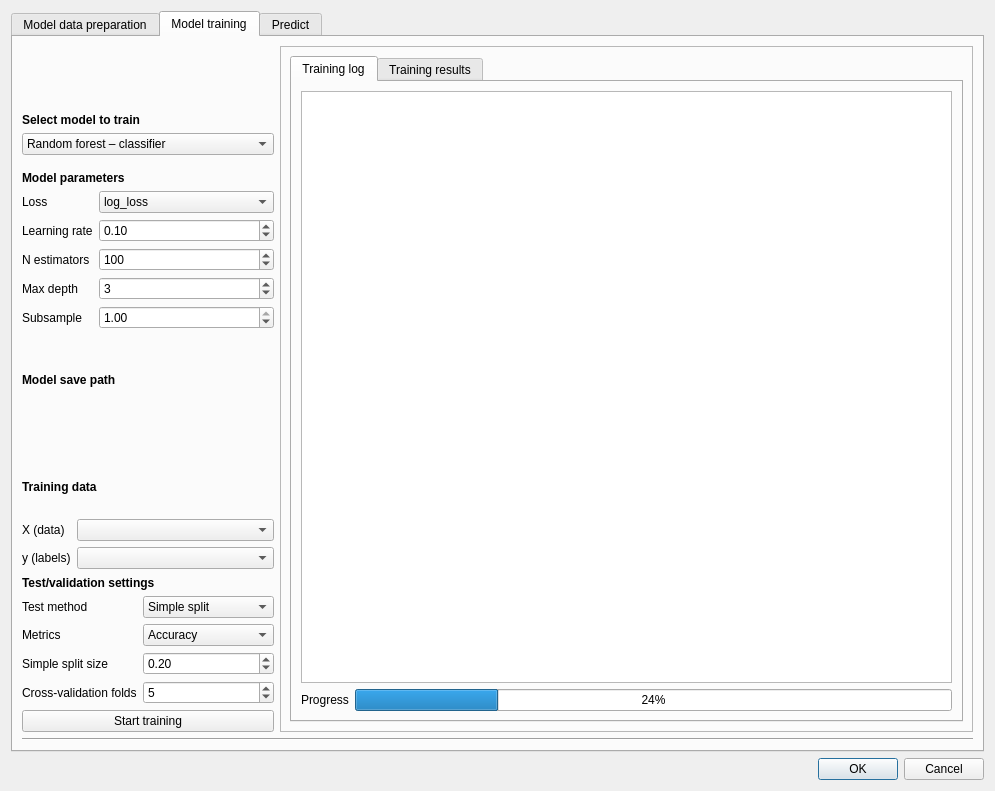
<?xml version="1.0" encoding="UTF-8"?>
<ui version="4.0">
 <class>Dialog</class>
 <widget class="QDialog" name="Dialog">
  <property name="geometry">
   <rect>
    <x>0</x>
    <y>0</y>
    <width>995</width>
    <height>791</height>
   </rect>
  </property>
  <property name="windowTitle">
   <string>Dialog</string>
  </property>
  <layout class="QVBoxLayout" name="verticalLayout">
   <item>
    <widget class="QTabWidget" name="tabWidget">
     <property name="currentIndex">
      <number>1</number>
     </property>
     <widget class="QWidget" name="tab_3">
      <attribute name="title">
       <string>Model data preparation</string>
      </attribute>
      <widget class="QLabel" name="label_8">
       <property name="geometry">
        <rect>
         <x>30</x>
         <y>80</y>
         <width>271</width>
         <height>17</height>
        </rect>
       </property>
       <property name="text">
        <string>Optional guidance based on model?</string>
       </property>
      </widget>
      <widget class="QComboBox" name="comboBox_4">
       <property name="geometry">
        <rect>
         <x>30</x>
         <y>30</y>
         <width>289</width>
         <height>25</height>
        </rect>
       </property>
       <item>
        <property name="text">
         <string>Random forest</string>
        </property>
       </item>
       <item>
        <property name="text">
         <string>Logistic regression</string>
        </property>
       </item>
       <item>
        <property name="text">
         <string>Gradient boosting</string>
        </property>
       </item>
      </widget>
      <widget class="QFrame" name="frame_2">
       <property name="geometry">
        <rect>
         <x>10</x>
         <y>320</y>
         <width>622</width>
         <height>370</height>
        </rect>
       </property>
       <property name="sizePolicy">
        <sizepolicy hsizetype="Preferred" vsizetype="Expanding">
         <horstretch>0</horstretch>
         <verstretch>0</verstretch>
        </sizepolicy>
       </property>
       <property name="frameShape">
        <enum>QFrame::StyledPanel</enum>
       </property>
       <property name="frameShadow">
        <enum>QFrame::Raised</enum>
       </property>
       <widget class="QLabel" name="label_9">
        <property name="geometry">
         <rect>
          <x>310</x>
          <y>20</y>
          <width>181</width>
          <height>17</height>
         </rect>
        </property>
        <property name="text">
         <string>Training data preparation</string>
        </property>
       </widget>
       <widget class="QWidget" name="layoutWidget_5">
        <property name="geometry">
         <rect>
          <x>20</x>
          <y>50</y>
          <width>102</width>
          <height>213</height>
         </rect>
        </property>
        <layout class="QVBoxLayout" name="verticalLayout_13">
         <item>
          <widget class="QPushButton" name="pushButton_3">
           <property name="text">
            <string>Binary</string>
           </property>
          </widget>
         </item>
         <item>
          <widget class="QPushButton" name="pushButton_4">
           <property name="text">
            <string>Min-max</string>
           </property>
          </widget>
         </item>
         <item>
          <widget class="QPushButton" name="pushButton_7">
           <property name="text">
            <string>Clip</string>
           </property>
          </widget>
         </item>
         <item>
          <widget class="QPushButton" name="pushButton_5">
           <property name="text">
            <string>Log</string>
           </property>
          </widget>
         </item>
         <item>
          <widget class="QPushButton" name="pushButton_6">
           <property name="text">
            <string>Winsorize</string>
           </property>
          </widget>
         </item>
         <item>
          <widget class="QPushButton" name="pushButton_8">
           <property name="text">
            <string>Z-score norm.</string>
           </property>
          </widget>
         </item>
         <item>
          <widget class="QPushButton" name="pushButton_9">
           <property name="text">
            <string>Sigmoid</string>
           </property>
          </widget>
         </item>
        </layout>
       </widget>
       <widget class="QLabel" name="label_2">
        <property name="geometry">
         <rect>
          <x>20</x>
          <y>20</y>
          <width>151</width>
          <height>17</height>
         </rect>
        </property>
        <property name="text">
         <string>Data transformations</string>
        </property>
       </widget>
       <widget class="Line" name="line_2">
        <property name="geometry">
         <rect>
          <x>270</x>
          <y>10</y>
          <width>20</width>
          <height>351</height>
         </rect>
        </property>
        <property name="orientation">
         <enum>Qt::Vertical</enum>
        </property>
       </widget>
       <widget class="QWidget" name="layoutWidget_6">
        <property name="geometry">
         <rect>
          <x>310</x>
          <y>60</y>
          <width>222</width>
          <height>151</height>
         </rect>
        </property>
        <layout class="QVBoxLayout" name="verticalLayout_14">
         <item>
          <widget class="QPushButton" name="pushButton_12">
           <property name="enabled">
            <bool>false</bool>
           </property>
           <property name="text">
            <string>Balance classes (SMOTETomek)</string>
           </property>
          </widget>
         </item>
         <item>
          <widget class="QPushButton" name="pushButton_13">
           <property name="enabled">
            <bool>false</bool>
           </property>
           <property name="text">
            <string>Generate negatives</string>
           </property>
          </widget>
         </item>
         <item>
          <widget class="QPushButton" name="pushButton_14">
           <property name="enabled">
            <bool>false</bool>
           </property>
           <property name="text">
            <string>Train-test split</string>
           </property>
          </widget>
         </item>
         <item>
          <widget class="QPushButton" name="pushButton_15">
           <property name="enabled">
            <bool>false</bool>
           </property>
           <property name="text">
            <string>Combine datasets</string>
           </property>
          </widget>
         </item>
         <item>
          <widget class="QPushButton" name="pushButton_10">
           <property name="enabled">
            <bool>false</bool>
           </property>
           <property name="text">
            <string>One-hot encode</string>
           </property>
          </widget>
         </item>
        </layout>
       </widget>
      </widget>
      <widget class="QLabel" name="label_13">
       <property name="geometry">
        <rect>
         <x>20</x>
         <y>290</y>
         <width>321</width>
         <height>17</height>
        </rect>
       </property>
       <property name="text">
        <string>just an initial sketch here</string>
       </property>
      </widget>
     </widget>
     <widget class="QWidget" name="tab">
      <attribute name="title">
       <string>Model training</string>
      </attribute>
      <layout class="QVBoxLayout" name="verticalLayout_8">
       <item>
        <layout class="QHBoxLayout" name="horizontalLayout_5">
         <item>
          <layout class="QVBoxLayout" name="verticalLayout_7">
           <item>
            <layout class="QVBoxLayout" name="verticalLayout_5">
             <item>
              <widget class="QLabel" name="label_3">
               <property name="sizePolicy">
                <sizepolicy hsizetype="Preferred" vsizetype="Preferred">
                 <horstretch>0</horstretch>
                 <verstretch>0</verstretch>
                </sizepolicy>
               </property>
               <property name="font">
                <font>
                 <weight>75</weight>
                 <bold>true</bold>
                </font>
               </property>
               <property name="text">
                <string>Select model to train</string>
               </property>
               <property name="alignment">
                <set>Qt::AlignBottom|Qt::AlignLeading|Qt::AlignLeft</set>
               </property>
              </widget>
             </item>
             <item>
              <widget class="QComboBox" name="comboBox_2">
               <item>
                <property name="text">
                 <string>Random forest – classifier</string>
                </property>
               </item>
               <item>
                <property name="text">
                 <string>Random forest – regressor</string>
                </property>
               </item>
               <item>
                <property name="text">
                 <string>Gradient boosting – classifier</string>
                </property>
               </item>
               <item>
                <property name="text">
                 <string>Gradient boosting – regressor</string>
                </property>
               </item>
               <item>
                <property name="text">
                 <string>Logistic regression (classifier)</string>
                </property>
               </item>
              </widget>
             </item>
            </layout>
           </item>
           <item>
            <spacer name="verticalSpacer_2">
             <property name="orientation">
              <enum>Qt::Vertical</enum>
             </property>
             <property name="sizeType">
              <enum>QSizePolicy::Maximum</enum>
             </property>
             <property name="sizeHint" stdset="0">
              <size>
               <width>20</width>
               <height>10</height>
              </size>
             </property>
            </spacer>
           </item>
           <item>
            <layout class="QVBoxLayout" name="verticalLayout_2">
             <item>
              <widget class="QLabel" name="label_5">
               <property name="font">
                <font>
                 <weight>75</weight>
                 <bold>true</bold>
                </font>
               </property>
               <property name="text">
                <string>Model parameters</string>
               </property>
              </widget>
             </item>
             <item>
              <layout class="QFormLayout" name="formLayout_5">
               <item row="0" column="0">
                <widget class="QLabel" name="lossLabel_2">
                 <property name="text">
                  <string>Loss</string>
                 </property>
                </widget>
               </item>
               <item row="0" column="1">
                <widget class="QComboBox" name="lossComboBox_2">
                 <item>
                  <property name="text">
                   <string>log_loss</string>
                  </property>
                 </item>
                 <item>
                  <property name="text">
                   <string>exponential</string>
                  </property>
                 </item>
                </widget>
               </item>
               <item row="1" column="0">
                <widget class="QLabel" name="learningRateLabel_2">
                 <property name="text">
                  <string>Learning rate</string>
                 </property>
                </widget>
               </item>
               <item row="1" column="1">
                <widget class="QgsDoubleSpinBox" name="learningRateQgsDoubleSpinBox_2">
                 <property name="minimum">
                  <double>0.000000000000000</double>
                 </property>
                 <property name="value">
                  <double>0.100000000000000</double>
                 </property>
                </widget>
               </item>
               <item row="2" column="0">
                <widget class="QLabel" name="nEstimatorsLabel_2">
                 <property name="text">
                  <string>N estimators</string>
                 </property>
                </widget>
               </item>
               <item row="2" column="1">
                <widget class="QgsSpinBox" name="nEstimatorsQgsSpinBox_2">
                 <property name="minimum">
                  <number>1</number>
                 </property>
                 <property name="maximum">
                  <number>10000</number>
                 </property>
                 <property name="value">
                  <number>100</number>
                 </property>
                </widget>
               </item>
               <item row="3" column="0">
                <widget class="QLabel" name="maxDepthLabel_2">
                 <property name="text">
                  <string>Max depth</string>
                 </property>
                </widget>
               </item>
               <item row="3" column="1">
                <widget class="QgsSpinBox" name="maxDepthQgsSpinBox_2">
                 <property name="minimum">
                  <number>1</number>
                 </property>
                 <property name="value">
                  <number>3</number>
                 </property>
                </widget>
               </item>
               <item row="4" column="0">
                <widget class="QLabel" name="subsampleLabel_2">
                 <property name="text">
                  <string>Subsample</string>
                 </property>
                </widget>
               </item>
               <item row="4" column="1">
                <widget class="QgsDoubleSpinBox" name="subsampleQgsDoubleSpinBox_2">
                 <property name="minimum">
                  <double>0.010000000000000</double>
                 </property>
                 <property name="maximum">
                  <double>1.000000000000000</double>
                 </property>
                 <property name="value">
                  <double>1.000000000000000</double>
                 </property>
                </widget>
               </item>
              </layout>
             </item>
            </layout>
           </item>
           <item>
            <layout class="QVBoxLayout" name="verticalLayout_9">
             <item>
              <widget class="QLabel" name="label_19">
               <property name="font">
                <font>
                 <weight>75</weight>
                 <bold>true</bold>
                </font>
               </property>
               <property name="text">
                <string>Model save path</string>
               </property>
               <property name="alignment">
                <set>Qt::AlignBottom|Qt::AlignLeading|Qt::AlignLeft</set>
               </property>
              </widget>
             </item>
             <item>
              <widget class="QgsFileWidget" name="mQgsFileWidget_2"/>
             </item>
            </layout>
           </item>
           <item>
            <spacer name="verticalSpacer">
             <property name="orientation">
              <enum>Qt::Vertical</enum>
             </property>
             <property name="sizeType">
              <enum>QSizePolicy::Preferred</enum>
             </property>
             <property name="sizeHint" stdset="0">
              <size>
               <width>20</width>
               <height>10</height>
              </size>
             </property>
            </spacer>
           </item>
           <item>
            <layout class="QVBoxLayout" name="verticalLayout_4">
             <item>
              <widget class="QLabel" name="label_7">
               <property name="font">
                <font>
                 <weight>75</weight>
                 <bold>true</bold>
                </font>
               </property>
               <property name="text">
                <string>Training data</string>
               </property>
              </widget>
             </item>
             <item>
              <layout class="QFormLayout" name="formLayout_7">
               <item row="0" column="0">
                <widget class="QLabel" name="label_10">
                 <property name="text">
                  <string>X (data)</string>
                 </property>
                </widget>
               </item>
               <item row="0" column="1">
                <widget class="QgsMapLayerComboBox" name="mMapLayerComboBox_3"/>
               </item>
               <item row="1" column="0">
                <widget class="QLabel" name="label_4">
                 <property name="text">
                  <string>y (labels)</string>
                 </property>
                </widget>
               </item>
               <item row="1" column="1">
                <widget class="QgsMapLayerComboBox" name="mMapLayerComboBox_4"/>
               </item>
              </layout>
             </item>
            </layout>
           </item>
           <item>
            <layout class="QVBoxLayout" name="verticalLayout_6">
             <item>
              <widget class="QLabel" name="label_6">
               <property name="font">
                <font>
                 <weight>75</weight>
                 <bold>true</bold>
                </font>
               </property>
               <property name="text">
                <string>Test/validation settings</string>
               </property>
              </widget>
             </item>
             <item>
              <layout class="QFormLayout" name="formLayout_6">
               <item row="0" column="0">
                <widget class="QLabel" name="testMethodLabel_5">
                 <property name="text">
                  <string>Test method</string>
                 </property>
                </widget>
               </item>
               <item row="0" column="1">
                <widget class="QComboBox" name="testMethodComboBox_5">
                 <item>
                  <property name="text">
                   <string>Simple split</string>
                  </property>
                 </item>
                 <item>
                  <property name="text">
                   <string>K-fold CV</string>
                  </property>
                 </item>
                 <item>
                  <property name="text">
                   <string>Stratified k-fold CV</string>
                  </property>
                 </item>
                 <item>
                  <property name="text">
                   <string>Leave-one-out CV</string>
                  </property>
                 </item>
                 <item>
                  <property name="text">
                   <string>None</string>
                  </property>
                 </item>
                </widget>
               </item>
               <item row="1" column="0">
                <widget class="QLabel" name="testMethodLabel_6">
                 <property name="text">
                  <string>Metrics</string>
                 </property>
                </widget>
               </item>
               <item row="1" column="1">
                <widget class="QgsCheckableComboBox" name="mComboBox">
                 <property name="checkedItems">
                  <stringlist/>
                 </property>
                 <item>
                  <property name="text">
                   <string>Accuracy</string>
                  </property>
                 </item>
                 <item>
                  <property name="text">
                   <string>Precision</string>
                  </property>
                 </item>
                 <item>
                  <property name="text">
                   <string>Recall</string>
                  </property>
                 </item>
                 <item>
                  <property name="text">
                   <string>F1</string>
                  </property>
                 </item>
                 <item>
                  <property name="text">
                   <string>MAE</string>
                  </property>
                 </item>
                 <item>
                  <property name="text">
                   <string>MSE</string>
                  </property>
                 </item>
                 <item>
                  <property name="text">
                   <string>RMSE</string>
                  </property>
                 </item>
                 <item>
                  <property name="text">
                   <string>R2</string>
                  </property>
                 </item>
                </widget>
               </item>
               <item row="2" column="0">
                <widget class="QLabel" name="simpleSplitSizeLabel_3">
                 <property name="text">
                  <string>Simple split size</string>
                 </property>
                </widget>
               </item>
               <item row="2" column="1">
                <widget class="QDoubleSpinBox" name="doubleSpinBox_3">
                 <property name="minimum">
                  <double>0.010000000000000</double>
                 </property>
                 <property name="maximum">
                  <double>0.990000000000000</double>
                 </property>
                 <property name="value">
                  <double>0.200000000000000</double>
                 </property>
                </widget>
               </item>
               <item row="3" column="0">
                <widget class="QLabel" name="crossValidationFoldsLabel_3">
                 <property name="text">
                  <string>Cross-validation folds</string>
                 </property>
                </widget>
               </item>
               <item row="3" column="1">
                <widget class="QgsSpinBox" name="crossValidationFoldsQgsSpinBox_3">
                 <property name="minimum">
                  <number>2</number>
                 </property>
                 <property name="value">
                  <number>5</number>
                 </property>
                </widget>
               </item>
              </layout>
             </item>
            </layout>
           </item>
           <item>
            <widget class="QPushButton" name="pushButton">
             <property name="text">
              <string>Start training</string>
             </property>
            </widget>
           </item>
          </layout>
         </item>
         <item>
          <widget class="QFrame" name="frame">
           <property name="minimumSize">
            <size>
             <width>600</width>
             <height>0</height>
            </size>
           </property>
           <property name="frameShape">
            <enum>QFrame::StyledPanel</enum>
           </property>
           <property name="frameShadow">
            <enum>QFrame::Raised</enum>
           </property>
           <layout class="QVBoxLayout" name="verticalLayout_10">
            <item>
             <widget class="QTabWidget" name="tabWidget_2">
              <property name="currentIndex">
               <number>0</number>
              </property>
              <widget class="QWidget" name="tab_4">
               <attribute name="title">
                <string>Training log</string>
               </attribute>
               <layout class="QVBoxLayout" name="verticalLayout_11">
                <item>
                 <layout class="QVBoxLayout" name="verticalLayout_3">
                  <item>
                   <widget class="QTextBrowser" name="textBrowser"/>
                  </item>
                  <item>
                   <layout class="QHBoxLayout" name="horizontalLayout_4">
                    <item>
                     <widget class="QLabel" name="label_14">
                      <property name="text">
                       <string>Progress</string>
                      </property>
                     </widget>
                    </item>
                    <item>
                     <widget class="QProgressBar" name="progressBar">
                      <property name="value">
                       <number>24</number>
                      </property>
                     </widget>
                    </item>
                   </layout>
                  </item>
                 </layout>
                </item>
               </layout>
              </widget>
              <widget class="QWidget" name="tab_5">
               <attribute name="title">
                <string>Training results</string>
               </attribute>
               <layout class="QVBoxLayout" name="verticalLayout_12">
                <item>
                 <widget class="QTableWidget" name="tableWidget">
                  <property name="alternatingRowColors">
                   <bool>true</bool>
                  </property>
                  <row>
                   <property name="text">
                    <string>1</string>
                   </property>
                  </row>
                  <row>
                   <property name="text">
                    <string>2</string>
                   </property>
                  </row>
                  <row>
                   <property name="text">
                    <string>3</string>
                   </property>
                  </row>
                  <row>
                   <property name="text">
                    <string>Micro avg</string>
                   </property>
                  </row>
                  <row>
                   <property name="text">
                    <string>Macro avg</string>
                   </property>
                  </row>
                  <row>
                   <property name="text">
                    <string>Weighted avg</string>
                   </property>
                  </row>
                  <column>
                   <property name="text">
                    <string>Precision</string>
                   </property>
                  </column>
                  <column>
                   <property name="text">
                    <string>Recall</string>
                   </property>
                  </column>
                  <column>
                   <property name="text">
                    <string>F1-score</string>
                   </property>
                  </column>
                  <column>
                   <property name="text">
                    <string>Support</string>
                   </property>
                  </column>
                  <item row="0" column="0">
                   <property name="text">
                    <string>0.98</string>
                   </property>
                  </item>
                  <item row="0" column="1">
                   <property name="text">
                    <string>0.99</string>
                   </property>
                  </item>
                  <item row="0" column="2">
                   <property name="text">
                    <string>0.96</string>
                   </property>
                  </item>
                  <item row="0" column="3">
                   <property name="text">
                    <string>100</string>
                   </property>
                  </item>
                  <item row="1" column="0">
                   <property name="text">
                    <string>0.87</string>
                   </property>
                  </item>
                  <item row="1" column="1">
                   <property name="text">
                    <string>0.94</string>
                   </property>
                  </item>
                  <item row="1" column="2">
                   <property name="text">
                    <string>0.89</string>
                   </property>
                  </item>
                  <item row="1" column="3">
                   <property name="text">
                    <string>85</string>
                   </property>
                  </item>
                  <item row="2" column="0">
                   <property name="text">
                    <string>0.87</string>
                   </property>
                  </item>
                  <item row="2" column="1">
                   <property name="text">
                    <string>0.69</string>
                   </property>
                  </item>
                  <item row="2" column="2">
                   <property name="text">
                    <string>0.77</string>
                   </property>
                  </item>
                  <item row="2" column="3">
                   <property name="text">
                    <string>100</string>
                   </property>
                  </item>
                  <item row="3" column="0">
                   <property name="text">
                    <string>0.98</string>
                   </property>
                  </item>
                  <item row="3" column="1">
                   <property name="text">
                    <string>0.43</string>
                   </property>
                  </item>
                  <item row="3" column="2">
                   <property name="text">
                    <string>0.98</string>
                   </property>
                  </item>
                  <item row="3" column="3">
                   <property name="text">
                    <string>100</string>
                   </property>
                  </item>
                  <item row="4" column="0">
                   <property name="text">
                    <string>0.44</string>
                   </property>
                  </item>
                  <item row="4" column="1">
                   <property name="text">
                    <string>0.66</string>
                   </property>
                  </item>
                  <item row="4" column="2">
                   <property name="text">
                    <string>0.54</string>
                   </property>
                  </item>
                  <item row="4" column="3">
                   <property name="text">
                    <string>40</string>
                   </property>
                  </item>
                  <item row="5" column="0">
                   <property name="text">
                    <string>0.70</string>
                   </property>
                  </item>
                  <item row="5" column="1">
                   <property name="text">
                    <string>0.77</string>
                   </property>
                  </item>
                  <item row="5" column="2">
                   <property name="text">
                    <string>0.76</string>
                   </property>
                  </item>
                  <item row="5" column="3">
                   <property name="text">
                    <string>10</string>
                   </property>
                  </item>
                 </widget>
                </item>
                <item>
                 <widget class="QLabel" name="label">
                  <property name="minimumSize">
                   <size>
                    <width>0</width>
                    <height>400</height>
                   </size>
                  </property>
                  <property name="text">
                   <string>Plot(s) placeholder</string>
                  </property>
                  <property name="alignment">
                   <set>Qt::AlignCenter</set>
                  </property>
                 </widget>
                </item>
               </layout>
              </widget>
             </widget>
            </item>
           </layout>
          </widget>
         </item>
        </layout>
       </item>
       <item>
        <widget class="Line" name="line">
         <property name="orientation">
          <enum>Qt::Horizontal</enum>
         </property>
        </widget>
       </item>
      </layout>
      <zorder>layoutWidget</zorder>
      <zorder>frame</zorder>
      <zorder>label_7</zorder>
      <zorder>layoutWidget_2</zorder>
      <zorder>layoutWidget_4</zorder>
      <zorder>layoutWidget</zorder>
      <zorder>layoutWidget_3</zorder>
      <zorder>label_6</zorder>
      <zorder>line</zorder>
     </widget>
     <widget class="QWidget" name="tab_2">
      <attribute name="title">
       <string>Predict</string>
      </attribute>
      <widget class="QWidget" name="layoutWidget">
       <property name="geometry">
        <rect>
         <x>30</x>
         <y>30</y>
         <width>271</width>
         <height>27</height>
        </rect>
       </property>
       <layout class="QHBoxLayout" name="horizontalLayout_2">
        <item>
         <widget class="QLabel" name="label_11">
          <property name="text">
           <string>Load model</string>
          </property>
         </widget>
        </item>
        <item>
         <widget class="QgsFileWidget" name="mQgsFileWidget"/>
        </item>
       </layout>
      </widget>
      <widget class="QWidget" name="layoutWidget">
       <property name="geometry">
        <rect>
         <x>30</x>
         <y>90</y>
         <width>271</width>
         <height>27</height>
        </rect>
       </property>
       <layout class="QHBoxLayout" name="horizontalLayout_3">
        <item>
         <widget class="QLabel" name="label_12">
          <property name="sizePolicy">
           <sizepolicy hsizetype="Maximum" vsizetype="Preferred">
            <horstretch>0</horstretch>
            <verstretch>0</verstretch>
           </sizepolicy>
          </property>
          <property name="text">
           <string>Data</string>
          </property>
         </widget>
        </item>
        <item>
         <widget class="QgsMapLayerComboBox" name="mMapLayerComboBox_5"/>
        </item>
       </layout>
      </widget>
      <widget class="QPushButton" name="pushButton_2">
       <property name="geometry">
        <rect>
         <x>210</x>
         <y>140</y>
         <width>89</width>
         <height>25</height>
        </rect>
       </property>
       <property name="text">
        <string>Predict</string>
       </property>
      </widget>
     </widget>
    </widget>
   </item>
   <item>
    <widget class="QDialogButtonBox" name="buttonBox">
     <property name="orientation">
      <enum>Qt::Horizontal</enum>
     </property>
     <property name="standardButtons">
      <set>QDialogButtonBox::Cancel|QDialogButtonBox::Ok</set>
     </property>
    </widget>
   </item>
  </layout>
 </widget>
 <customwidgets>
  <customwidget>
   <class>QgsCheckableComboBox</class>
   <extends>QComboBox</extends>
   <header>qgscheckablecombobox.h</header>
  </customwidget>
  <customwidget>
   <class>QgsDoubleSpinBox</class>
   <extends>QDoubleSpinBox</extends>
   <header>qgsdoublespinbox.h</header>
  </customwidget>
  <customwidget>
   <class>QgsFileWidget</class>
   <extends>QWidget</extends>
   <header>qgsfilewidget.h</header>
  </customwidget>
  <customwidget>
   <class>QgsMapLayerComboBox</class>
   <extends>QComboBox</extends>
   <header>qgsmaplayercombobox.h</header>
  </customwidget>
  <customwidget>
   <class>QgsSpinBox</class>
   <extends>QSpinBox</extends>
   <header>qgsspinbox.h</header>
  </customwidget>
 </customwidgets>
 <resources/>
 <connections>
  <connection>
   <sender>buttonBox</sender>
   <signal>accepted()</signal>
   <receiver>Dialog</receiver>
   <slot>accept()</slot>
   <hints>
    <hint type="sourcelabel">
     <x>248</x>
     <y>254</y>
    </hint>
    <hint type="destinationlabel">
     <x>157</x>
     <y>274</y>
    </hint>
   </hints>
  </connection>
  <connection>
   <sender>buttonBox</sender>
   <signal>rejected()</signal>
   <receiver>Dialog</receiver>
   <slot>reject()</slot>
   <hints>
    <hint type="sourcelabel">
     <x>316</x>
     <y>260</y>
    </hint>
    <hint type="destinationlabel">
     <x>286</x>
     <y>274</y>
    </hint>
   </hints>
  </connection>
 </connections>
</ui>
